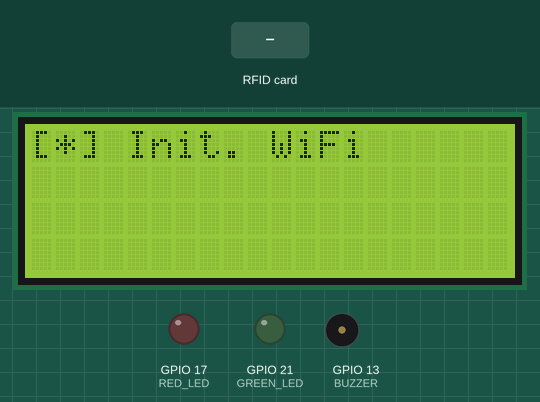
Simulated run of this sketch. Board: ESP32. Parts: 20×4 character LCD, output pins drawn as LEDs (lit = HIGH), buzzer (waves = sounding). The inputs (shaded band) are chosen by the test bench. WiFi joins after 1.5 s; servers stay silent unless stated; what the sketch prints to the serial monitor is not drawn.

Above: at 1.7 s.
At 4.9 s:
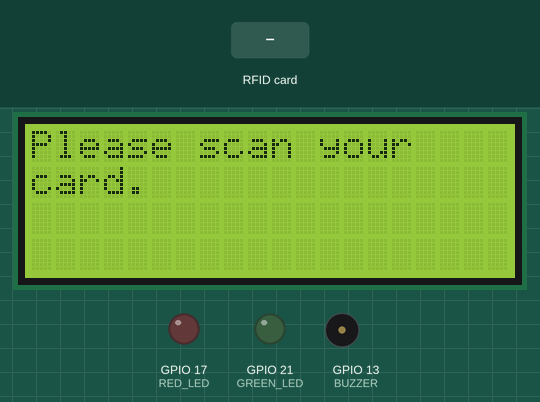
5.0 s: RFID card 12 34 56 78 held to the reader
At 6.5 s:
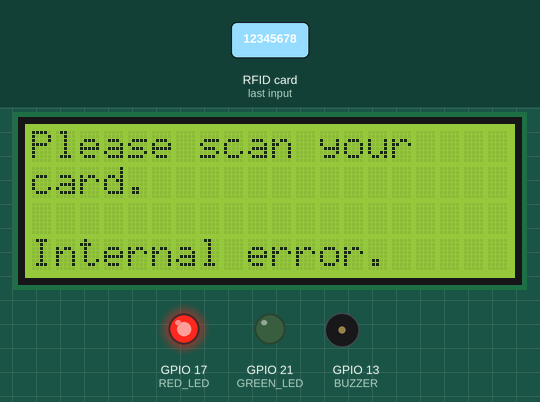
7.5 s: RFID card 5E 7A 19 C4 held to the reader
At 9.2 s:
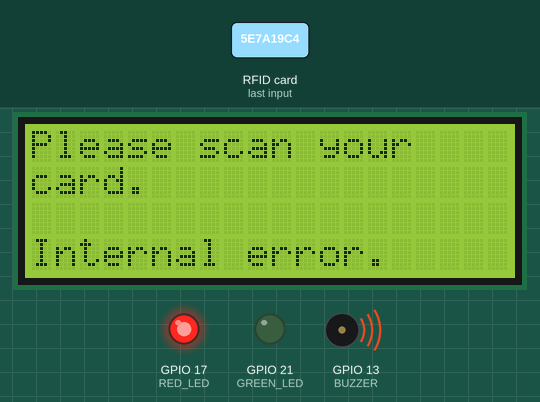
Timing chart, 0 to 13.7 s (numbered marks = the images above; inputs shaded):
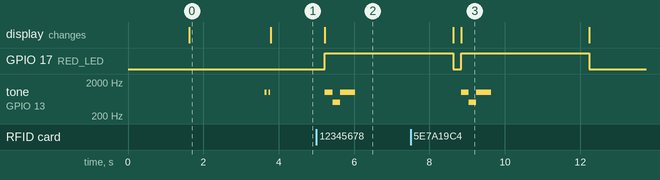

Measured:
- after the input at 5.0 s, GPIO 17 (RED_LED): LOW → HIGH after 0.23 s; tone on GPIO 13 (BUZZER): silent → 1000 Hz after 0.23 s, → 500 Hz 0.20 s later, → 1000 Hz 0.20 s later, → silent 0.40 s later; the display: changes after 0.23 s (image 2)
- after the input at 7.5 s, tone on GPIO 13 (BUZZER): silent → 1000 Hz after 1.3 s, → 500 Hz 0.20 s later, → 1000 Hz 0.20 s later, → silent 0.40 s later
- what the display in image 0 shows lasts 2.2 s, from 1.6 s to 3.8 s

The sketch:

esp32-solo.ino
```cpp
#include <HTTPClient.h>
#include <MFRC522.h>
#include <LiquidCrystal.h>
#include <WiFi.h>


// Instantiate LCD Display with its respective GPIO pins.
LiquidCrystal lcd(14, 27, 26, 25, 33, 32);

// Define Green LED, Red LED, and Buzzer GPIO pins.
#define GREEN_LED 21
#define RED_LED 17
#define BUZZER 13

// Define RFID Module SPI pins.
#define SS_PIN 18   // SDA / SS
#define RST_PIN 16  // RST

// Instantiate RFID module.
MFRC522 rfid(SS_PIN, RST_PIN);

// Instantiate HTTP Client for performing GET requests to the
// authentication server.
HTTPClient http;

void setup() {

  // Establish serial communication for logging.
  Serial.begin(115200);

  // Establish SPI communication with the RFID module.
  SPI.begin(5, 19, 23, 18);

  Serial.println("\n--- TapGuard ---");
  rfid.PCD_Init();
  rfid.PCD_DumpVersionToSerial(); // For debugging / sanity check purposes.
  Serial.println("[*] Initialized RFID Module.");

  // Set pin modes for the LEDs and buzzer as output.
  pinMode(GREEN_LED, OUTPUT);
  Serial.println("[*] Initialized Green LED.");
  pinMode(RED_LED, OUTPUT);
  Serial.println("[*] Initialized Red LED.");
  pinMode(BUZZER, OUTPUT);
  Serial.println("[*] Initialized Buzzer.");

  // Initialize LCD Display.
  lcd.begin(20, 4);
  Serial.println("[*] Initialized LCD.");

  // Wi-Fi credentials to establish Wi-Fi connection.
  const char* ssid = "pertzis";
  const char* password = "12345678";
  WiFi.begin(ssid, password);
  Serial.print("[*] Initializing WiFi");

  // Use LCD for displaying current Wi-Fi status.
  lcd.setCursor(0, 0);
  lcd.print("[-] Init. WiFi...");

  int retries = 0;
  while (WiFi.status() != WL_CONNECTED) {
    delay(500);
    Serial.print(".");
    retries++;
    if (retries > 20) { // 10 seconds timeout.
      Serial.println("\nFailed to connect to WiFi!");
      lcd.clear();
      lcd.setCursor(0, 0);
      lcd.print("[!] Init. WiFi");
      return; // Halt ESP operation if WiFi cannot be established.
    }
  }

  if (WiFi.status() == WL_CONNECTED) {
    Serial.print("\nSuccessfully connected to WiFi. [");
    Serial.print(WiFi.localIP());
    Serial.print("]\n");
    lcd.clear();
    lcd.setCursor(0, 0);
    lcd.print("[*] Init. WiFi");
    delay(2000);
  }

  playInitializedTone();

  lcd.clear();
  lcd.setCursor(0, 0);
  lcd.print("Please scan your"); // Print a message to the LCD
  lcd.setCursor(0, 1);
  lcd.print("card.");

}

void loop() {

  // Do nothing until a card is present on the RFID reader.
  if (!rfid.PICC_IsNewCardPresent() || !rfid.PICC_ReadCardSerial()) {
    return;
  }

  // Display card UID on serial.
  Serial.print("[*] New card Scanned with UID ");

  String cardUID = "";
  for (byte i = 0; i < rfid.uid.size; i++) {
    Serial.print(rfid.uid.uidByte[i], HEX);
    Serial.print(" ");
    cardUID += String(rfid.uid.uidByte[i], HEX);
  }
  Serial.println();

  // Call REST API with GET request to check authorization status,
  // with the Card UID as a parameter.
  String url = "http://172.20.10.3:3001/api/validate/" + cardUID;

  Serial.println("[*] (>) GET " + url);

  String response = ""; // Initialize variable to store the response body.
  http.begin(url);
  int httpCode = http.GET();

  lcd.setCursor(0, 3);
  lcd.print("Authorizing...");

  if (httpCode > 0) {
    response = http.getString();
  } else {
    Serial.println("[!] Internal error.");
    displayInternalError();
    return;
  }

  http.end();

  Serial.println("[*] (<) " + response); // Output REST API response to serial

  // Fields are comma (`,`) delimited for simple, lightweight responses.
  int firstCommaIndex = response.indexOf(',');
  int secondCommaIndex = response.indexOf(',', firstCommaIndex + 1);
  if (firstCommaIndex == -1 || secondCommaIndex == -1) {
    Serial.println("[!] Invalid response from server.");
    displayInternalError();
    return;
  }

  // Store the status, name of user, and message from the server
  // into three separate variables.
  String status = response.substring(0, firstCommaIndex);
  String name = response.substring(firstCommaIndex + 1, secondCommaIndex);
  String message = response.substring(secondCommaIndex + 1);

  lcd.setCursor(0, 3);
  lcd.print("                    ");
  lcd.setCursor(0, 3);

  // If the status returned from the server is `0`, the user is unauthorized, or some
  // other server-side issue has occured. To play it safe, the user is unauthorized.
  if (status == "0") {
    lcd.print("Unauthorized.");
    digitalWrite(RED_LED, HIGH);
    playUnauthorizedTone();
    delay(2600);
    lcd.setCursor(0, 3);
    lcd.print("                ");
    digitalWrite(RED_LED, LOW);
  } else {
    lcd.setCursor(0, 2);
    lcd.print("Thank you, " + name + ".");
    lcd.setCursor(0, 3);
    lcd.print(message);
    digitalWrite(GREEN_LED, HIGH);
    playAuthorizedTone();
    delay(2600);
    lcd.setCursor(0, 3);
    lcd.print("                    ");
    lcd.setCursor(0, 2);
    lcd.print("                    ");
    digitalWrite(GREEN_LED, LOW);
  }
}

void displayInternalError() {
  lcd.setCursor(0, 3);
  lcd.print("                    ");
  lcd.setCursor(0, 3);
  lcd.print("Internal error.");
  digitalWrite(RED_LED, HIGH);
  playUnauthorizedTone();
  delay(2600);
  lcd.setCursor(0, 3);
  lcd.print("                    ");
  digitalWrite(RED_LED, LOW);
}

void playInitializedTone() {
  tone(BUZZER, 1000);
  delay(50);
  noTone(BUZZER);
  delay(50);
  tone(BUZZER, 1000);
  delay(50);
  noTone(BUZZER);
}

void playUnauthorizedTone() {
  tone(BUZZER, 1000);
  delay(200);
  tone(BUZZER, 500);
  delay(200);
  tone(BUZZER, 1000);
  delay(400);
  noTone(BUZZER);
}

void playAuthorizedTone() {
  tone(BUZZER, 1000);
  delay(200);
  noTone(BUZZER);
}
```
